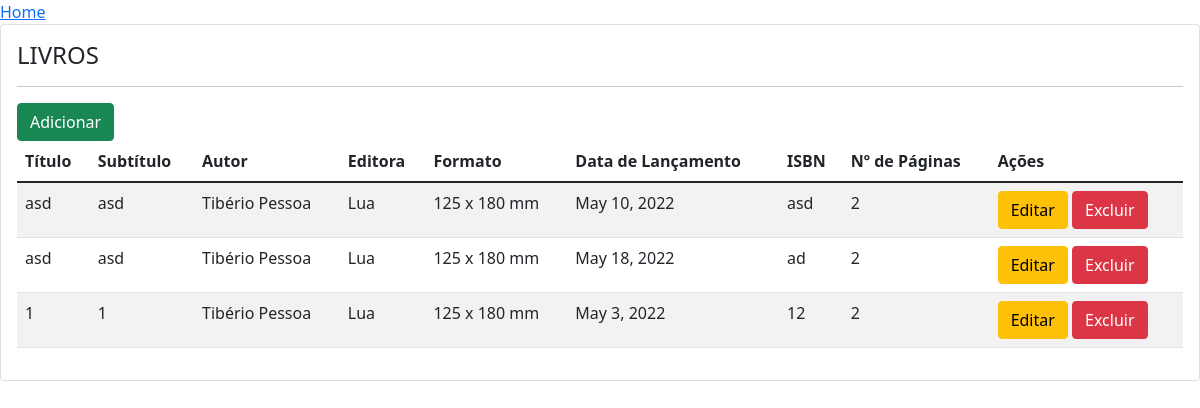
Page /livro/ on the earlier database version.
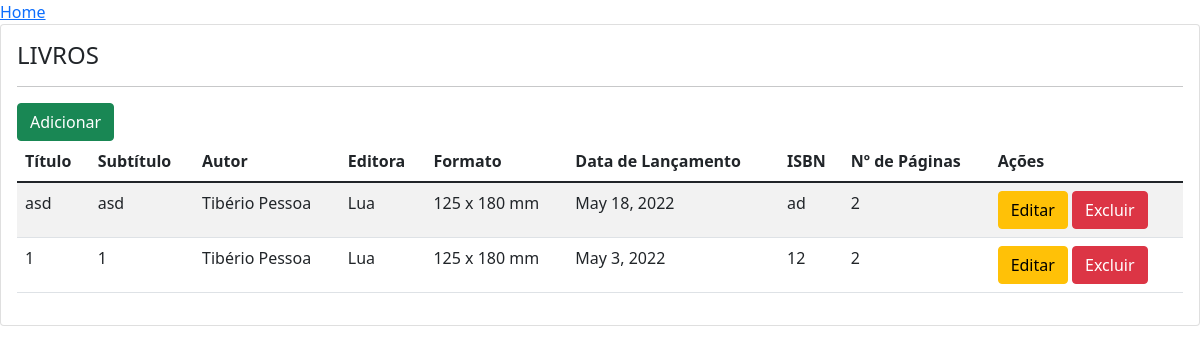
Same page on the later database version.
### portal/models.py (models this page shows)
class Livro(models.Model):
    titulo = models.CharField(max_length=255)
    subtitulo = models.CharField(max_length=255, blank=True, null=True)
    autor = models.ForeignKey(Autor, on_delete=models.CASCADE)
    editora = models.ForeignKey(Editora, on_delete=models.CASCADE)
    formato = models.ForeignKey(Formato, on_delete=models.CASCADE)
    data_lancamento = models.DateField()
    isbn = models.CharField(max_length=255)
    numero_paginas = models.PositiveIntegerField()

class Autor(models.Model):
    nome = models.CharField(max_length=255)
    data_nascimento = models.DateField()
    email = models.EmailField()

class Editora(models.Model):
    nome = models.CharField(max_length=255)
    cidade = models.CharField(max_length=255)
    estado = models.CharField(max_length=2)

class Formato(models.Model):
    nome = models.CharField(max_length=255)

### portal/views.py (the view)
# urls.py: path('livro/', views.livro_lista, name='livro_lista'),
def livro_lista(request):
    livros = Livro.objects.all()
    autores = Autor.objects.all()
    editoras = Editora.objects.all()
    formatos = Formato.objects.all()
    conteudo = {
        'livros': livros,
        'autores': autores,
        'editoras': editoras,
        'formatos': formatos,
    }
    return render(request, 'portal/livro/livro_lista.html', conteudo)

### portal/templates/portal/livro/livro_lista.html (shortened to what this page needs)
{% extends 'base.html' %}
{% block content %}
    <div class="card">
        <div class="card-body">
            <h4>LIVROS</h4>
            <hr>
            <a class="btn btn-success" href="{% url 'livro_add' %}">Adicionar</a>
            <table class="table table-striped">
                <thead>
                    <tr>
                        <th>Título</th>
                        <th>Subtítulo</th>
                        <th>Autor</th>
                        <th>Editora</th>
                        <th>Formato</th>
                        <th>Data de Lançamento</th>
                        <th>ISBN</th>
                        <th>Nº de Páginas</th>
                        <th>Ações</th>
                    </tr>
                </thead>
                <tbody>
                    {% for livro in livros %}
                    <tr>
                        <td>{{ livro.titulo }}</td>
                        <td>{{ livro.subtitulo }}</td>
                        {% for autor in autores %}
                            {% if livro.autor_id == autor.id %}
                                <td>{{ autor.nome }}</td>
                            {% endif %}
                        {% endfor %}
                        {% for editora in editoras %}
                            {% if livro.editora_id == editora.id %}
                                <td>{{ editora.nome }}</td>
                            {% endif %}
                        {% endfor %}
                        {% for formato in formatos %}
                            {% if livro.formato_id == formato.id %}
                                <td>{{ formato.nome }}</td>
                            {% endif %}
                        {% endfor %}
                        <td>{{ livro.data_lancamento }}</td>
                        <td>{{ livro.isbn }}</td>
                        <td>{{ livro.numero_paginas }}</td>
                        <td><a class="btn btn-warning" href="{% url 'livro_edit' livro.id %}">Editar</a>
                            <a class="btn btn-danger" href="{% url 'livro_del' livro.id %}"
                            onclick="return confirm('Tem certeza que deseja excluir este livro?')">Excluir</a></td>
                    </tr>
                    {% endfor %}
                </tbody>
            </table>
        </div>
    </div>
{% endblock %}

### portal/templates/base.html (shortened to what this page needs)
<!DOCTYPE html>
<html lang="pt-br">
<head>
    <a href="/">Home</a>
    <link href="https://cdn.jsdelivr.net/npm/bootstrap@5.1.3/dist/css/bootstrap.min.css" rel="stylesheet">
</head>
<body>
{% block content %}
{% endblock %}
</body>
</html>

Differences in the rows shown:
removed Livro: titulo "asd", subtitulo "asd", data_lancamento "May 10, 2022", isbn "asd", numero_paginas "2", Autor (nome "Tibério Pessoa"), Editora (nome "Lua"), Formato (nome "125 x 180 mm")
